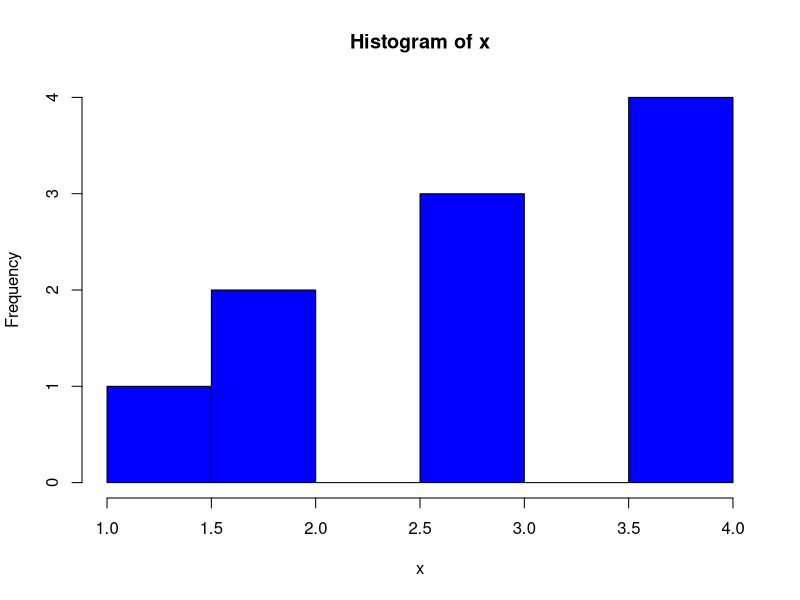
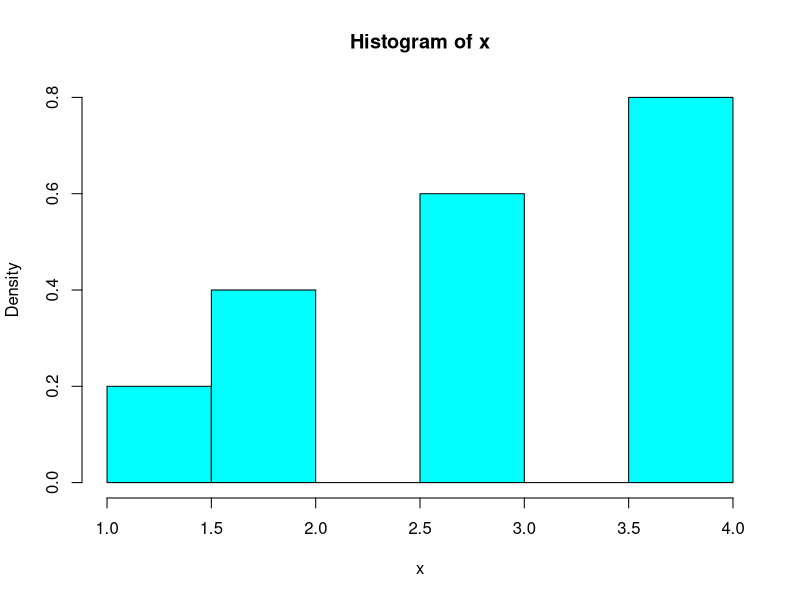
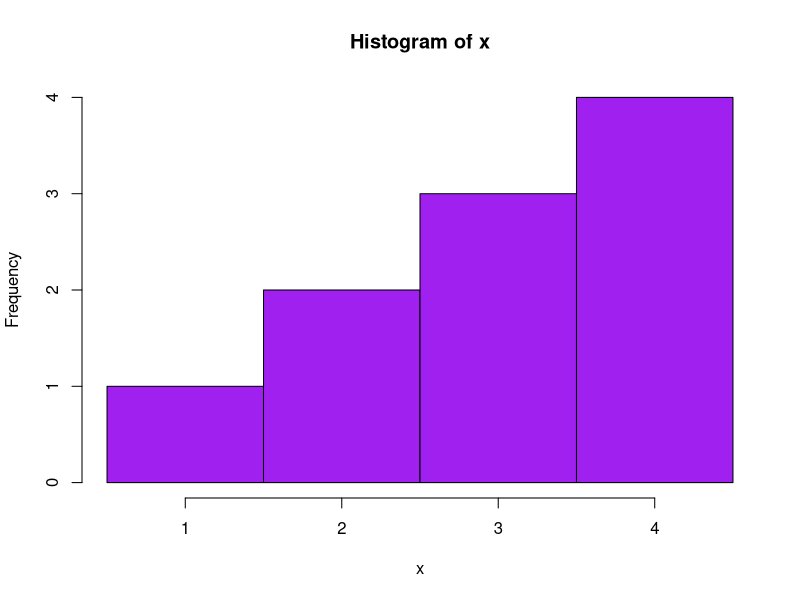
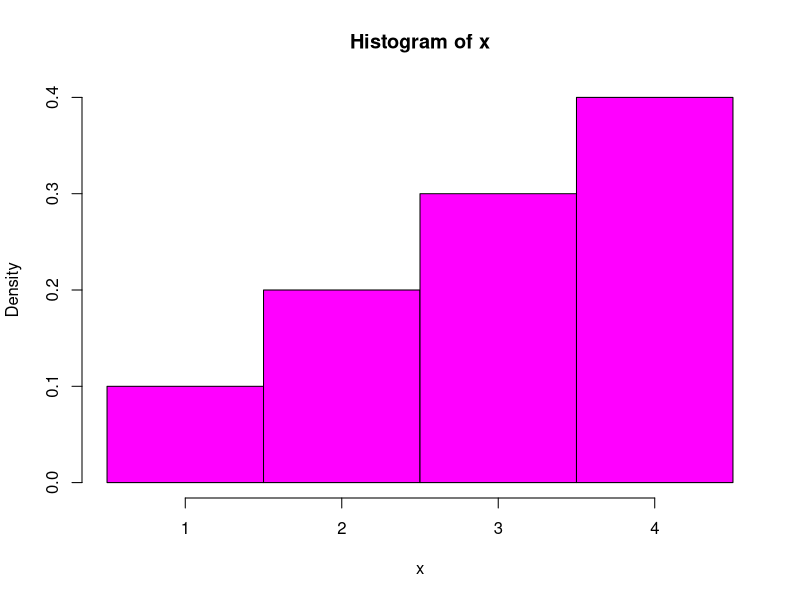
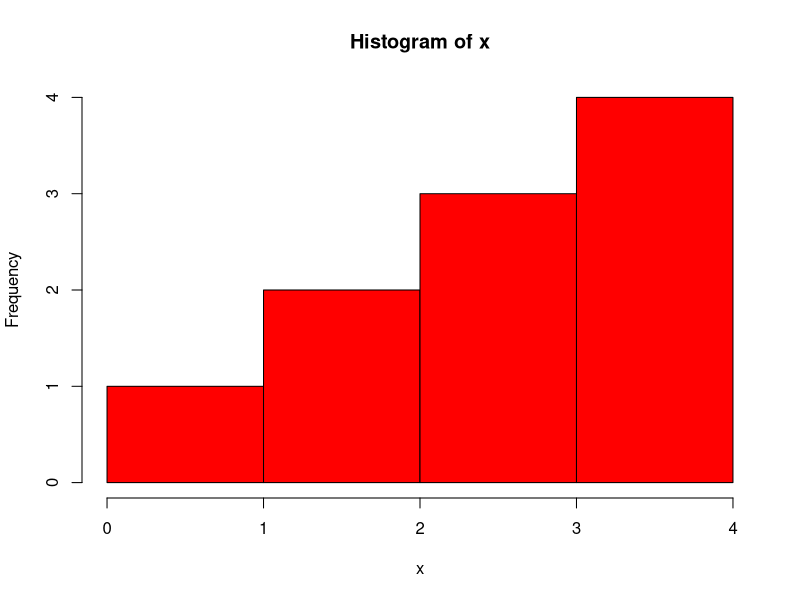
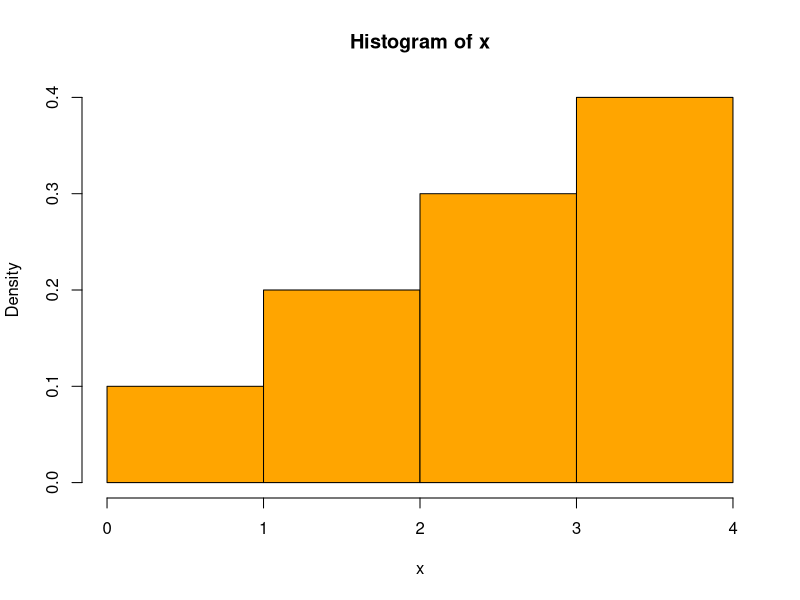
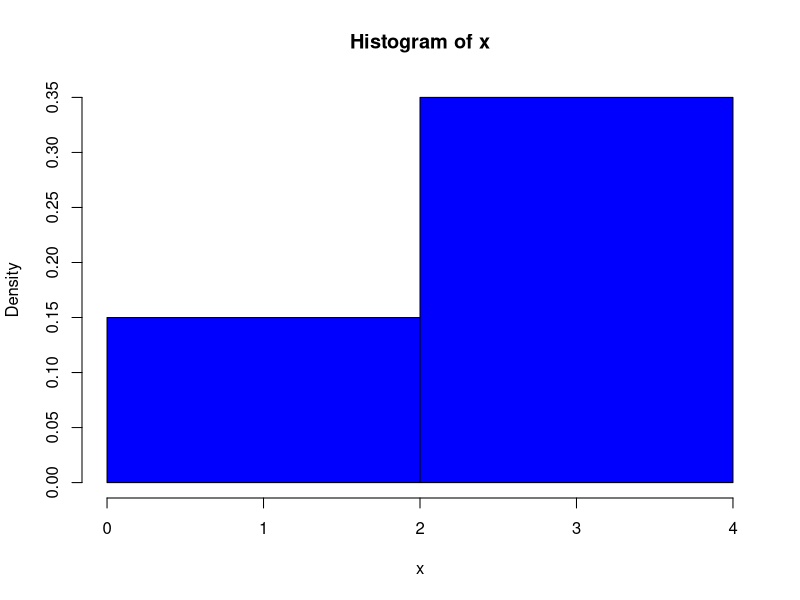
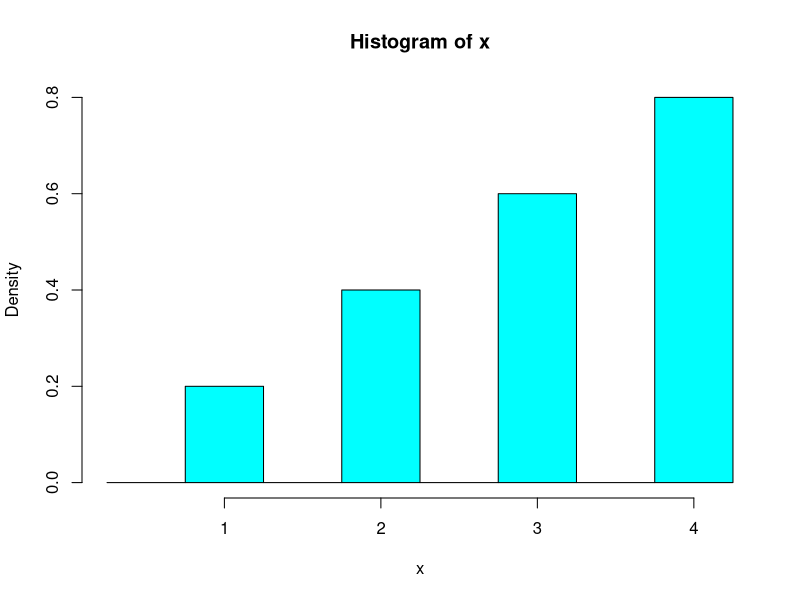

Reproduce these figures in R, in order.
# Simple histogram examples ----
# R has the function hist() to make histograms of data

# Make up some data x
x = c(1,2,2,3,3,3,4,4,4,4)

#---------------------------------
# Default histograms
# The simplest thing to do is let R decide how to draw
# the histogram

# By default R makes a frequency histogram, i.e.
# the heights of the bars are the counts in each bin
hist(x, col='blue')

# If we want the area of each bar to represent the fraction of
# the data in the bin we need a density histogram. This is
# done by setting freq = FALSE
hist(x, col='cyan', freq=FALSE)
# Notice that the vertical axis is now labeled 'density'

#----------------------------------------
# Controlling the size and position of the bins
# R lets us control where the edges of each bin fall by
# using the 'breaks' parameter. Here we'll set each bin to
#  run between half integers.
brks = c(.5, 1.5, 2.5, 3.5, 4.5)
hist(x,breaks=brks, col="purple", freq=TRUE)

# We can use breaks with freq = FALSE
hist(x,breaks=brks, col="magenta", freq=FALSE)

# A different set of breaks
brks = c(0,1,2,3,4)
hist(x,breaks=brks, col="red", freq=TRUE)
hist(x,breaks=brks, col="orange", freq=FALSE)

brks = c(0,2,4)
hist(x,breaks=brks, col="blue", freq=FALSE)

brks = c(.25,.75,1.25,1.75,2.25,2.75,3.25,3.75,4.25)
hist(x,breaks=brks, col="cyan", freq=FALSE)

#----------------------------------
# Unequal bins
# We are allowed to use unequal width bins
brks = c(0,1,2,4)
# The frequency histogram generates a warning 
# because frequency is the count in each bin, so wider
# bins tend to be taller
hist(x,breaks=brks, col="red", freq=TRUE) #GENERATES WARNING

# Density diagrams are fine with unequal bins, because it is the 
# area of the bar that represents the fraction of the data in a bin
hist(x,breaks=brks, col="orange", freq=FALSE)

#-----------------------------------------
# An example with a lot of data
# The runif(n,0,1) functions generates random data from a uniform 
# distribution on [0,1]
x = runif(5000,0,1)

# We make a histogram with bins 0.05 wide
brks = seq(0,1,.05)
hist(x, breaks=brks, col='orange')
# The histogram is pretty flat

# We can average together 2 independent copies
# and see what the  looks like
x1 = runif(5000,0,1)
x2 = runif(5000,0,1)
y = (x1+x2)/2
# Make a density histogram (we set the ylim to make sure it
# is big enough to accomodate the pdf we'll draw next)
hist(y, breaks=brks, col='cyan', freq=FALSE, ylim=c(0,2.2))

# We happen to know that the average y has range [0,1]
# and pdf 4t from 0 to 1/2 and 4-4t from 1/2 to 1
# So we plot the pdf on top of the histogram
a1 = seq(0, 0.5, 0.01)
b1 = 4*a1
a2 = seq(0.5, 1.0, 0.01)
b2 = 4-4*a2
lines(c(a1,a2),c(b1,b2), col='blue',lwd=2)
